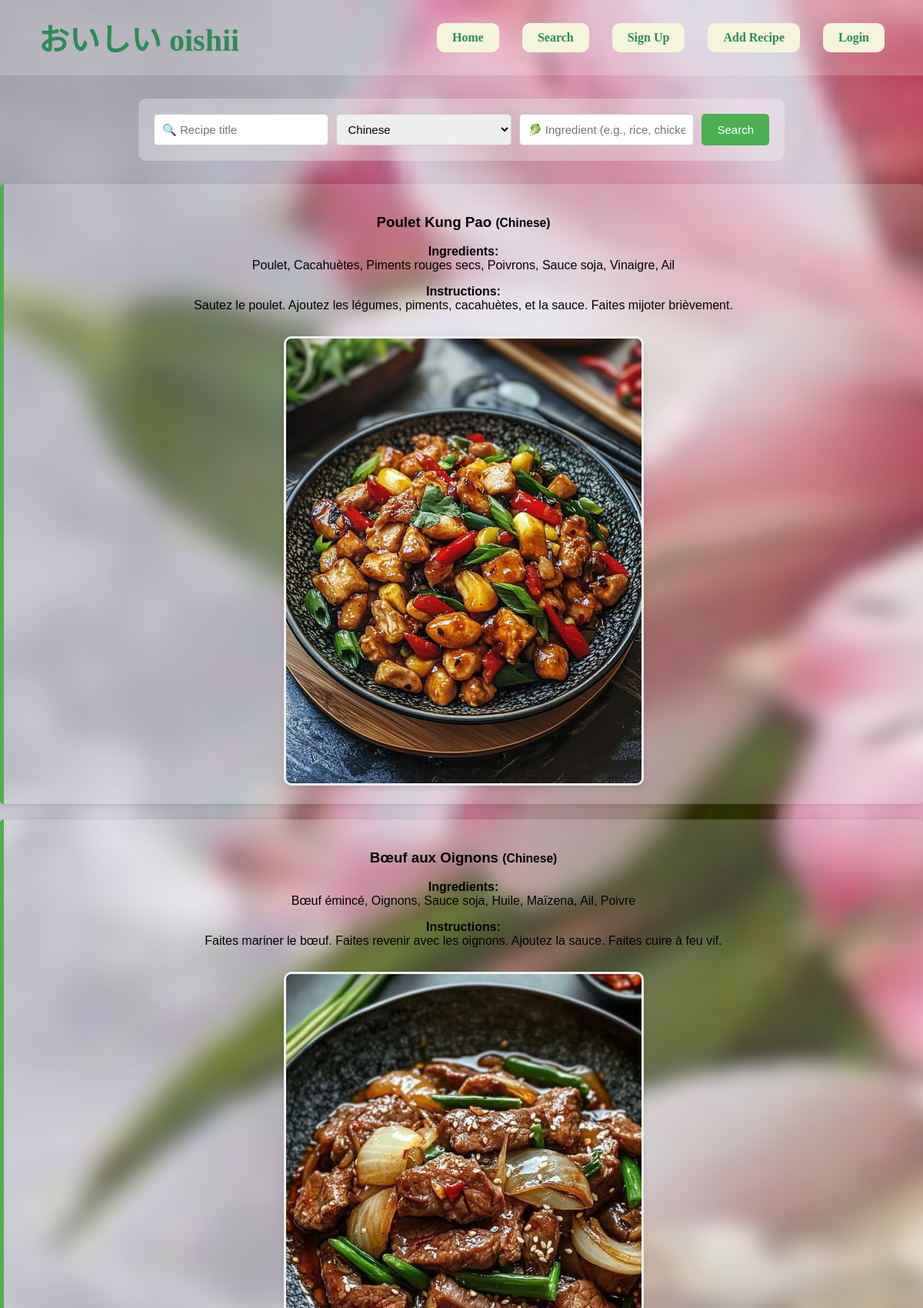
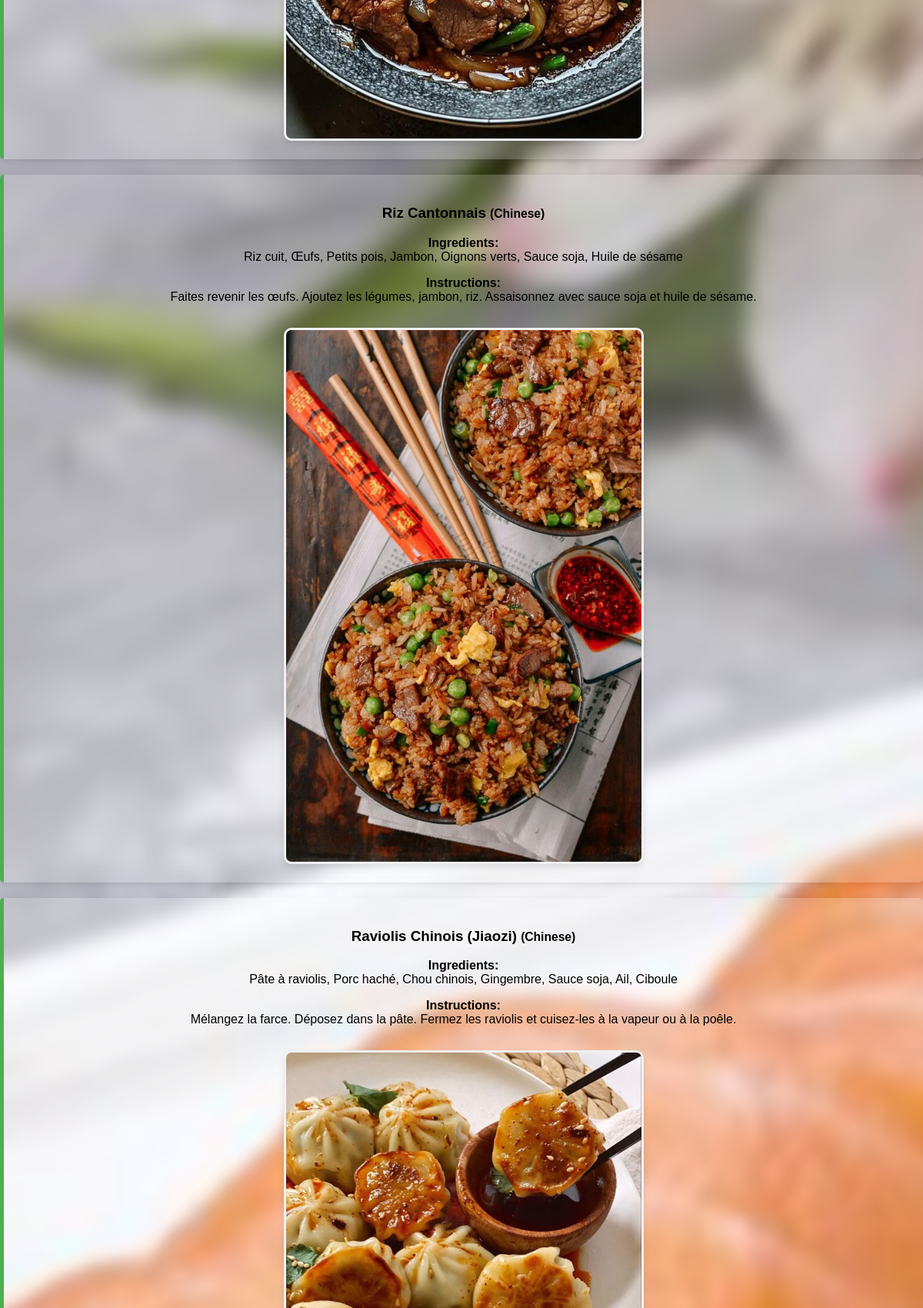
The page /search.php?category=Chinese (upper part) on the database its author committed (2 pictures, top to bottom).
### tables this page shows
CREATE TABLE `recipes` (
  `id` int(11) NOT NULL auto_increment,
  `title` varchar(255) NOT NULL,
  `category` varchar(100) NOT NULL,
  `ingredients` text NOT NULL,
  `instructions` text NOT NULL,
  `image` varchar(255) default NULL,
  `user_id` int(11) default NULL,
  PRIMARY KEY  (`id`),
  KEY `user_id` (`user_id`)
);

### search.php (the view, shortened to what this page needs)
<?php
include('db_connect.php');
$q = isset($_GET['q']) ? trim($_GET['q']) : '';
$category = isset($_GET['category']) ? trim($_GET['category']) : '';
$ingredient = isset($_GET['ingredient']) ? trim($_GET['ingredient']) : '';
?>
<!DOCTYPE html>
<html lang="en">
<head>
</head>
<body>
<header>
    <h1>おいしい oishii</h1>
    <nav>
        <a href="index.html">Home</a>
        <a href="search.php">Search</a>
        <a href="signup.php">Sign Up</a>
        <a href="add_recipe.php">Add Recipe</a>
        <a href="login.php">Login</a>
    </nav>
</header>
<form method="get" action="">
    <input type="text" name="q" placeholder="🔍 Recipe title" value="<?php echo htmlspecialchars($q); ?>">
    <select name="category">
        <option value="Chinese" <?php if ($category == "Chinese") echo 'selected'; ?>>Chinese</option>
    </select>
    <input type="text" name="ingredient" placeholder="🥬 Ingredient (e.g., rice, chicken)" value="<?php echo htmlspecialchars($ingredient); ?>">
    <button type="submit">Search</button>
</form>
<?php
$conditions = array();
$params = array();
$types = '';
if ($category !== '') {
    $conditions[] = "category = ?";
    $params[] = $category;
    $types .= 's';
}
$whereClause = '';
if (count($conditions) > 0) {
    $whereClause = 'WHERE ' . implode(' AND ', $conditions);
}
$query = "SELECT id, title, category, ingredients, instructions, image FROM recipes $whereClause";
$stmt = $conn->prepare($query);
if (!empty($params)) {
    call_user_func_array(array($stmt, 'bind_param'), array_merge(array($types), refValues($params)));
}
$stmt->execute();
$stmt->bind_result($id, $title, $category, $ingredients, $instructions, $image);
while ($stmt->fetch()) {
    echo "<div class='recipe'>";
    echo "<h3>" . htmlspecialchars($title) . " <small>(" . htmlspecialchars($category) . ")</small></h3>";
    echo "<p><strong>Ingredients:</strong><br>" . nl2br(htmlspecialchars($ingredients)) . "</p>";
    echo "<p><strong>Instructions:</strong><br>" . nl2br(htmlspecialchars($instructions)) . "</p>";
    echo "<img src='uploads/" . htmlspecialchars($image) . "' alt='Recipe image'>";
    echo "</div>";
}
function refValues($arr) {
    if (strnatcmp(phpversion(), '5.3') >= 0) {
        $refs = array();
        foreach ($arr as $key => $value) {
            $refs[$key] = &$arr[$key];
        }
        return $refs;
    }
    return $arr;
}
?>
</body>
</html>

### search.php (style rules this page uses)
body { font-family: Arial, sans-serif; background-image: url("b.jpeg"); background-size: cover; background-position: center; background-repeat: no-repeat; margin: 0; padding: 0; text-align: center; color: #fff; animation: fadeIn 1s ease-out; }
header { background: rgba(255, 255, 255, 0.2); display: flex; justify-content: space-between; align-items: center; padding: 20px 50px; flex-wrap: wrap; animation: slideInFromTop 1s ease-out; }
header h1 { font-size: 2.5em; color: seagreen; font-family: Georgia, 'Times New Roman', Times, serif; margin: 0; }
nav { display: flex; gap: 30px; flex-wrap: wrap; justify-content: center; }
nav a { text-decoration: none; color: seagreen; background: beige; padding: 10px 20px; border-radius: 10px; font-weight: bold; font-family: Georgia, 'Times New Roman', Times, serif; transition: transform 0.3s ease, background 0.3s ease; animation: fadeInUp 1.5s ease-out; }
form { background: rgba(255, 255, 255, 0.3); padding: 20px; border-radius: 10px; max-width: 800px; margin: 30px auto; display: flex; flex-wrap: wrap; gap: 10px; justify-content: center; backdrop-filter: blur(6px); animation: fadeInUp 1.5s ease-out; }
input[type="text"], select { padding: 10px; flex: 1; min-width: 200px; border: 1px solid #ccc; border-radius: 5px; font-size: 15px; }
button { padding: 10px 20px; background-color: #4CAF50; color: white; border: none; border-radius: 5px; font-size: 15px; cursor: pointer; animation: bounce 1s ease infinite; }
.recipe { background: rgba(255, 255, 255, 0.2); padding: 20px; margin-bottom: 20px; border-left: 5px solid #4CAF50; border-radius: 5px; box-shadow: 0 2px 6px rgba(0, 0, 0, 0.1); backdrop-filter: blur(8px); -webkit-backdrop-filter: blur(8px); transition: transform 0.3s ease, box-shadow 0.3s ease, background 0.3s ease; opacity: 0; color: #000; animation: fadeInUp 1s ease-out forwards; }
.recipe img { margin-top: 15px; max-width: 40%; height: auto; border-radius: 10px; border: 3px solid #f0f0f0; box-shadow: 0 4px 8px rgba(0, 0, 0, 0.1); transition: transform 0.3s ease, box-shadow 0.3s ease; }

### rows shown on the page
recipes: title "Poulet Kung Pao", category "Chinese", ingredients "Poulet, Cacahuètes, Piments rouges secs, Poivrons, Sauce soja, Vinaigre, Ail", instructions "Sautez le poulet. Ajoutez les légumes, piments, cacahuètes, et la sauce. Faites mijoter brièvement.", image (picture)
recipes: title "Bœuf aux Oignons", category "Chinese", ingredients "Bœuf émincé, Oignons, Sauce soja, Huile, Maïzena, Ail, Poivre", instructions "Faites mariner le bœuf. Faites revenir avec les oignons. Ajoutez la sauce. Faites cuire à feu vif.", image (picture)
recipes: title "Riz Cantonnais", category "Chinese", ingredients "Riz cuit, Œufs, Petits pois, Jambon, Oignons verts, Sauce soja, Huile de sésame", instructions "Faites revenir les œufs. Ajoutez les légumes, jambon, riz. Assaisonnez avec sauce soja et huile de sésame.", image (picture)
recipes: title "Raviolis Chinois (Jiaozi)", category "Chinese", ingredients "Pâte à raviolis, Porc haché, Chou chinois, Gingembre, Sauce soja, Ail, Ciboule", instructions "Mélangez la farce. Déposez dans la pâte. Fermez les raviolis et cuisez-les à la vapeur ou à la poêle.", image (picture)
